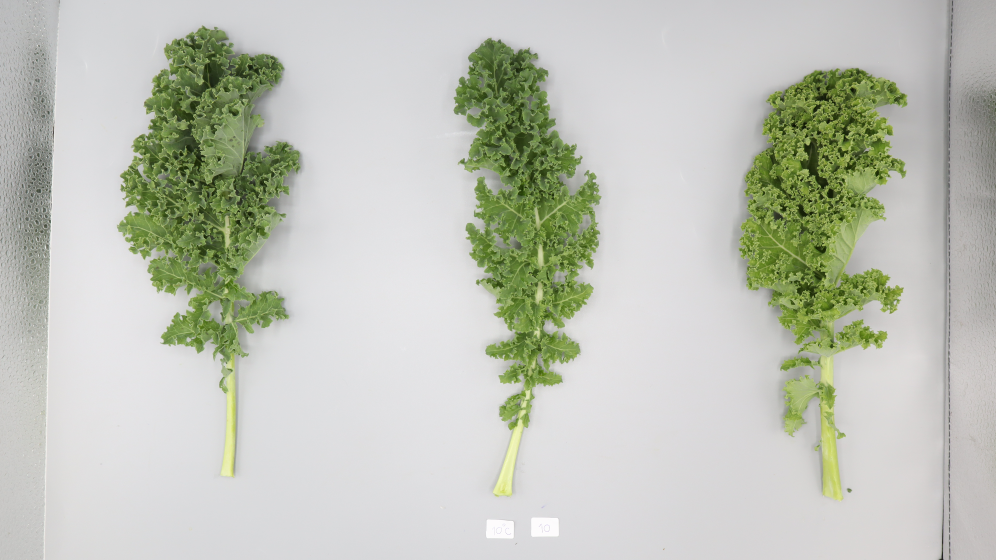
#> input picture materials/raw_images/0_10_10_2.jpg, 3984 x 2240 px, found by its file name (shown at 1/4 size); its folder holds only this picture in this run
$ python find_suite_k.py
#> lines starting #> are read from the running program, lines starting #| are printed output that depends on the picture
#> in process_image_for_elbow, image_bgr is the input picture: shape (2240, 3984, 3); mean B, G, R 183.7, 195.2, 191.6
import os
import re
import csv
import cv2
import numpy as np
from matplotlib import pyplot as plt
from sklearn.cluster import KMeans
from concurrent.futures import ProcessPoolExecutor, as_completed
import logging

# -------------------------------------------------------------------------
# 1) Configure Logging
# -------------------------------------------------------------------------
logging.basicConfig(
    level=logging.INFO,
    format="%(asctime)s [%(levelname)s] %(name)s - %(message)s",
    handlers=[
        logging.FileHandler("process.log", mode="w"),
        logging.StreamHandler()
    ]
)
logger = logging.getLogger(__name__)

# -------------------------------------------------------------------------
# 2) Define Functions
# -------------------------------------------------------------------------

def calculate_inertia(image, max_k=10, random_state=42):
    """
    Calculate inertia values for a range of k values using K-Means clustering.

    Args:
        image: Input image (BGR).
        max_k: Maximum number of clusters to evaluate.
        random_state: Seed for reproducibility in K-Means.

    Returns:
        A list of inertia values for k=1 to max_k.
    """
#> called with max_k = 10, random_state = 42
    logger.info("Calculating inertia values for Elbow Method...")
    resized_image = cv2.resize(image, (1280, 720), interpolation=cv2.INTER_AREA)
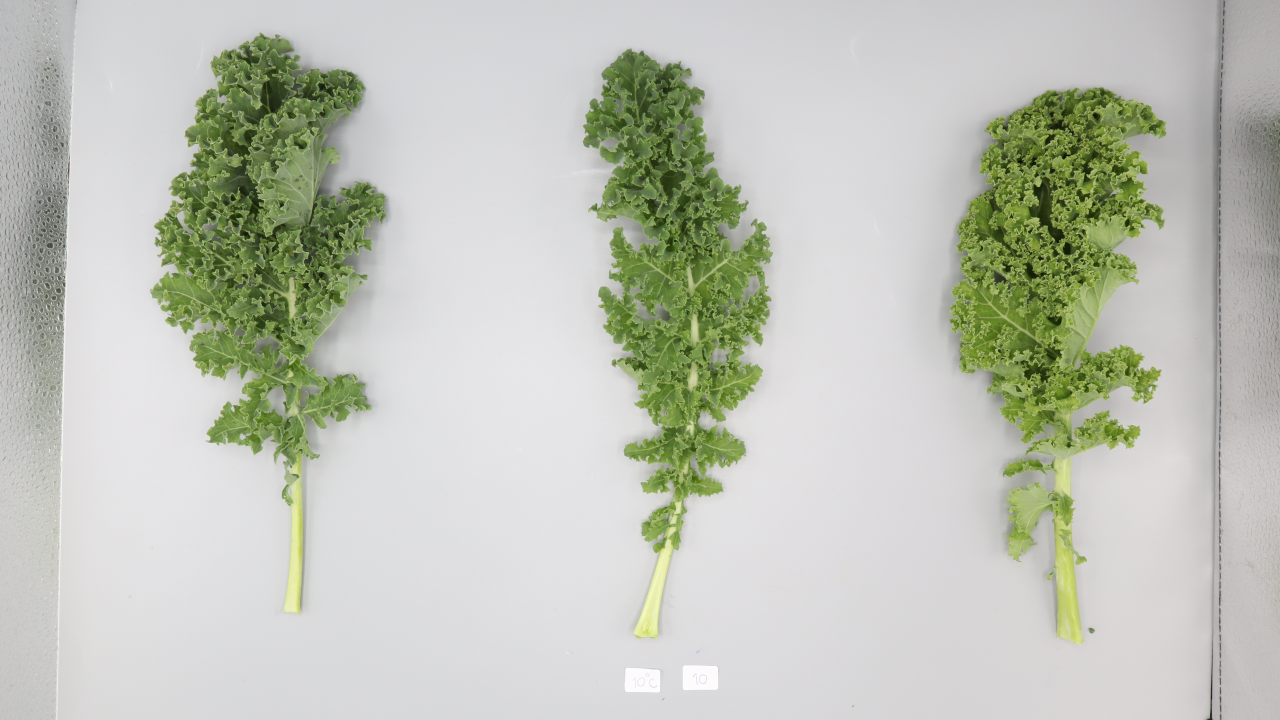
#> resized_image: shape (720, 1280, 3); mean B, G, R 183.7, 195.2, 191.6
    image_rgb = cv2.cvtColor(resized_image, cv2.COLOR_BGR2RGB)
    pixels = image_rgb.reshape(-1, 3)
    inertia_values = []

    for k in range(1, max_k + 1):
        kmeans = KMeans(n_clusters=k, random_state=random_state)
        kmeans.fit(pixels)
        inertia_values.append(kmeans.inertia_)
#> after the loop, inertia_values = [6.26e+09, 1.16e+09, 651079161.3, 407212926.7, 305597296.7, 237529205.1, 203597973, 167603040.3, 143632051.5, 133098376.3]

    return inertia_values


def process_image_for_elbow(filename, input_folder, max_k, random_state):
    """
    Process a single image to calculate inertia values for the Elbow Method.

    Args:
        filename: Image filename.
        input_folder: Folder containing the image.
        max_k: Maximum number of clusters to evaluate.
        random_state: Seed for reproducibility in K-Means.

    Returns:
        Filename and the inertia values for k=1 to max_k.
    """
    logger.info(f"Processing file for Elbow Method: {filename}")
    image_path = os.path.join(input_folder, filename)
    image_bgr = cv2.imread(image_path)

    if image_bgr is None:
        logger.warning(f"Could not read image file: {filename}")
        return filename, []

    inertia_values = calculate_inertia(image_bgr, max_k=max_k, random_state=random_state)
    return filename, inertia_values


def main():
    input_folder = "./raw_images"
    output_folder = "./output"
    if not os.path.exists(output_folder):
        os.makedirs(output_folder)

    max_k = 10
    random_state = 42

    # Collect images
    image_files = [
        f for f in os.listdir(input_folder)
        if f.lower().endswith((".jpg", ".jpeg", ".png", ".bmp", ".tif", ".tiff"))
    ]
    logger.info(f"Found {len(image_files)} image(s) in '{input_folder}' to process.")

    all_inertia_data = {}

    # Process images in parallel for Elbow Method
    with ProcessPoolExecutor(max_workers=14) as executor:
        futures = [
            executor.submit(process_image_for_elbow, fn, input_folder, max_k, random_state)
            for fn in image_files
        ]
#> futures = 1 item
        for f in as_completed(futures):
            filename, inertia_values = f.result()
            if inertia_values:
                all_inertia_data[filename] = inertia_values
#> this loop made 1 pass
#> filename on pass 1: '0_10_10_2.jpg'
#> after the loop, all_inertia_data = {'0_10_10_2.jpg': [6.26e+09, 1.16e+09, 651079161.3, 407212926.7, 305597296.7, 237529205.1, 203597973, 167603040.3, 143632051.5, 133098376.3]}

    # Aggregate inertia data to determine the optimal k
    aggregated_inertia = np.zeros(max_k)
    count = 0

    for filename, inertia_values in all_inertia_data.items():
        aggregated_inertia[:len(inertia_values)] += np.array(inertia_values)
        count += 1
#> this loop made 1 pass
#> (filename, count) on pass 1: ('0_10_10_2.jpg', 1)
#> after the loop, aggregated_inertia has the same summary as inertia_values in calculate_inertia; count = 1

    if count > 0:
        # Average the inertia values across all images
        aggregated_inertia /= count

        # Plot the Elbow Method graph
        plt.figure(figsize=(8, 6))
        plt.plot(range(1, max_k + 1), aggregated_inertia, marker='o', linestyle='--')
        plt.xlabel('Number of Clusters (k)')
        plt.ylabel('Average Inertia (Sum of Squared Distances)')
        plt.title('Elbow Method for Optimal k (Aggregated Across Images)')
        plt.grid()
        plt.show()
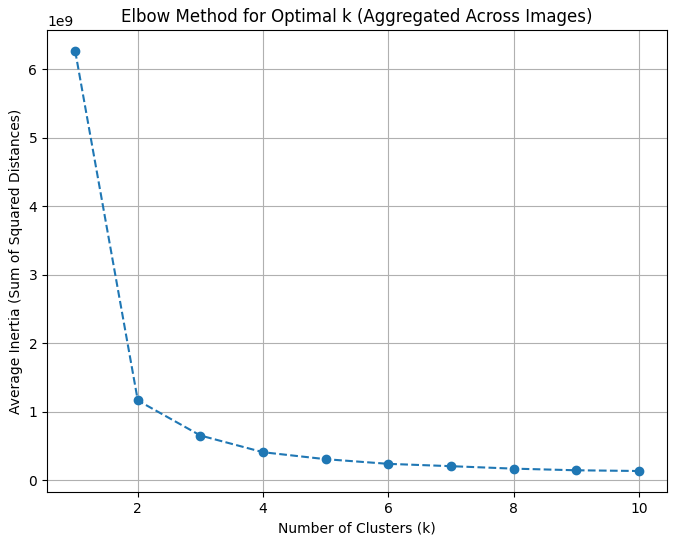
#> figure drawn by matplotlib, 1 panel; curve peaks at x = 1, y = 6.26e+09

        # Save aggregated inertia values to CSV
        elbow_csv_path = os.path.join(output_folder, "elbow_method_results.csv")
        with open(elbow_csv_path, "w", newline="") as csvfile:
            writer = csv.writer(csvfile)
            writer.writerow(["k", "Average Inertia"])
            for k in range(1, max_k + 1):
                writer.writerow([k, aggregated_inertia[k - 1]])

        logger.info(f"Elbow Method results saved to {elbow_csv_path}")
    else:
        logger.warning("No inertia data was collected. Elbow Method could not be applied.")

    logger.info("Elbow Method processing completed.")

# -------------------------------------------------------------------------
# 3) Entry Point
# -------------------------------------------------------------------------
if __name__ == "__main__":
    main()
